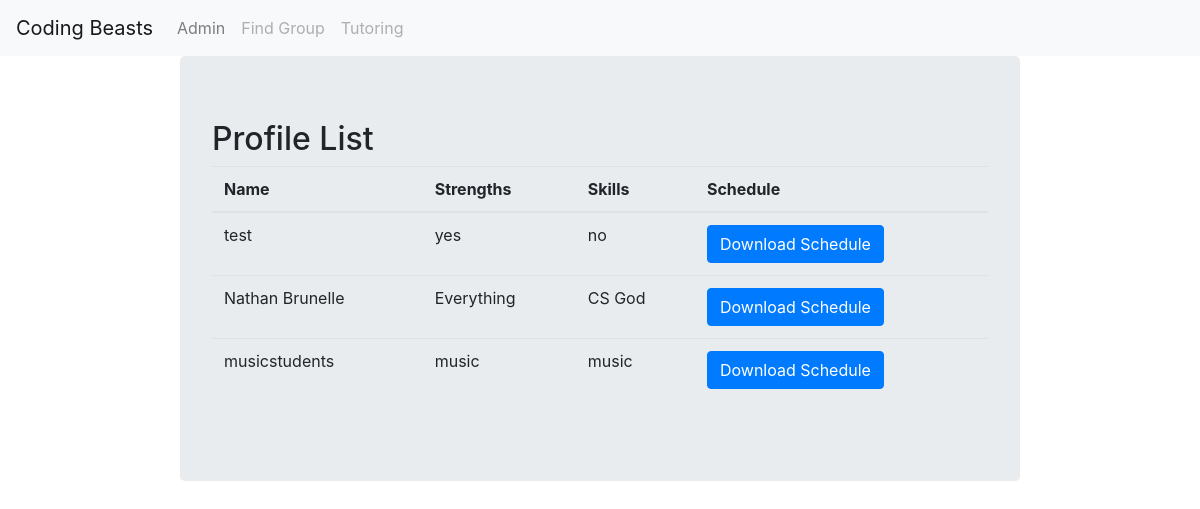
/profiles/, run on the app's committed database.
### sbuddy/models.py (models this page shows)
class User(models.Model):
    name = models.CharField(max_length=100, blank=False)
    strengths = models.CharField(max_length=255, blank=False)
    skills = models.CharField(max_length=255, blank=False)
    schedule = models.FileField(upload_to='schedules/')
    uploaded_at = models.DateTimeField(auto_now_add=True)

### sbuddy/views.py (the view)
# urls.py: path('profiles/',views.profile,name="profile"),
def profile(request):
    users = User.objects.all()
    return render(request, 'sbuddy/profile.html',{'users':users})

### sbuddy/templates/sbuddy/profile.html (shortened to what this page needs)
{% load bootstrap4 %}
{% bootstrap_css %}
<html>
  <head>
  </head>
  <body>
  <nav class="navbar navbar-expand-lg navbar-light bg-light">
  <a class="navbar-brand" href="#">Coding Beasts</a>
  <div class="collapse navbar-collapse" id="navbarText">
    <ul class="navbar-nav mr-auto">
      <li class="nav-item">
        <a class="nav-link" href="{% url 'admin:index' %}">Admin</a>
      </li>
      <li class="nav-item">
        <a class="nav-link disabled" href="#">Find Group</a>
      </li>
      <li class="nav-item">
        <a class="nav-link disabled" href="#">Tutoring</a>
      </li>
    </ul>
  </div>
</nav>
<body>
    <div class="form jumbotron">
        <h2> Profile List </h2>
        <table class="table">
            <thead>
                <tr>
                <th>Name</th>
                <th>Strengths</th>
                <th>Skills</th>
                <th>Schedule</th>
                </tr>
            </thead>
            <tbody>
                {% for user in users %}
                <tr>
                    <td>{{ user.name }}</td>
                    <td>{{ user.strengths }}</td>
                    <td>{{ user.skills }}</td>
                    <td>
                        <a href="{{ user.schedule.url }}" class = "btn btn-primary btn-small">
                            Download Schedule
                        </a>
                </td>
                </tr>
                {% endfor %}
            </tbody>
        </table>
    </div>
</body>

### sbuddy/templates/sbuddy/profile.html (style rules this page uses)
.form { margin-right: 15%; margin-left: 15%; }

### data on the page
User: name "test", strengths "yes", skills "no"
User: name "Nathan Brunelle", strengths "Everything", skills "CS God"
User: name "musicstudents", strengths "music", skills "music"
